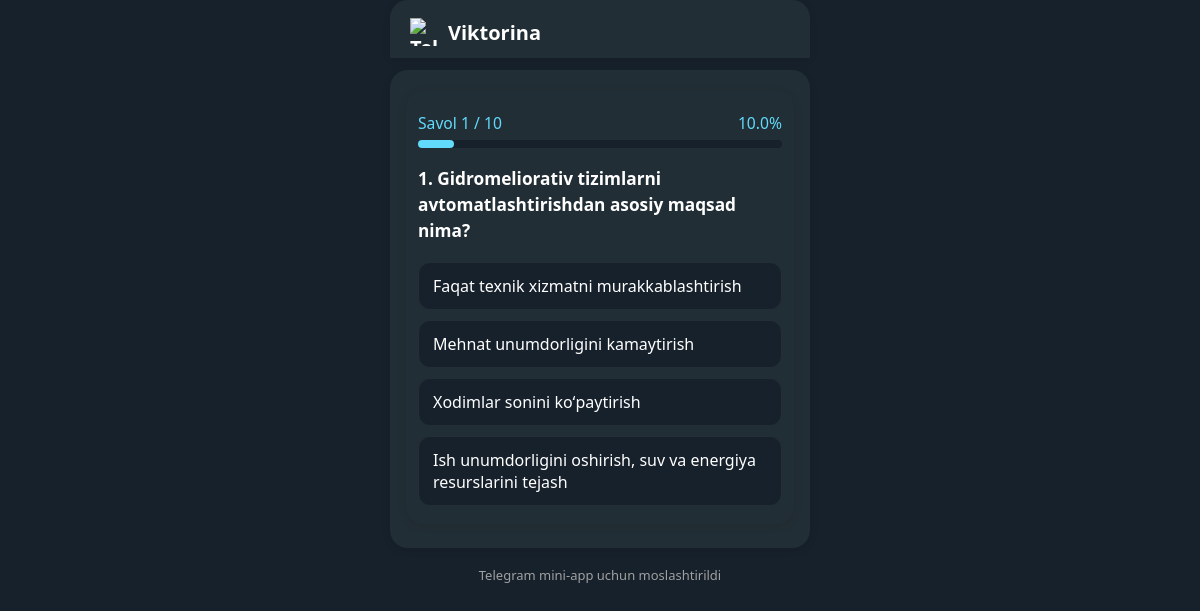
Before: /quiz/1/question/0/ with the older database file.
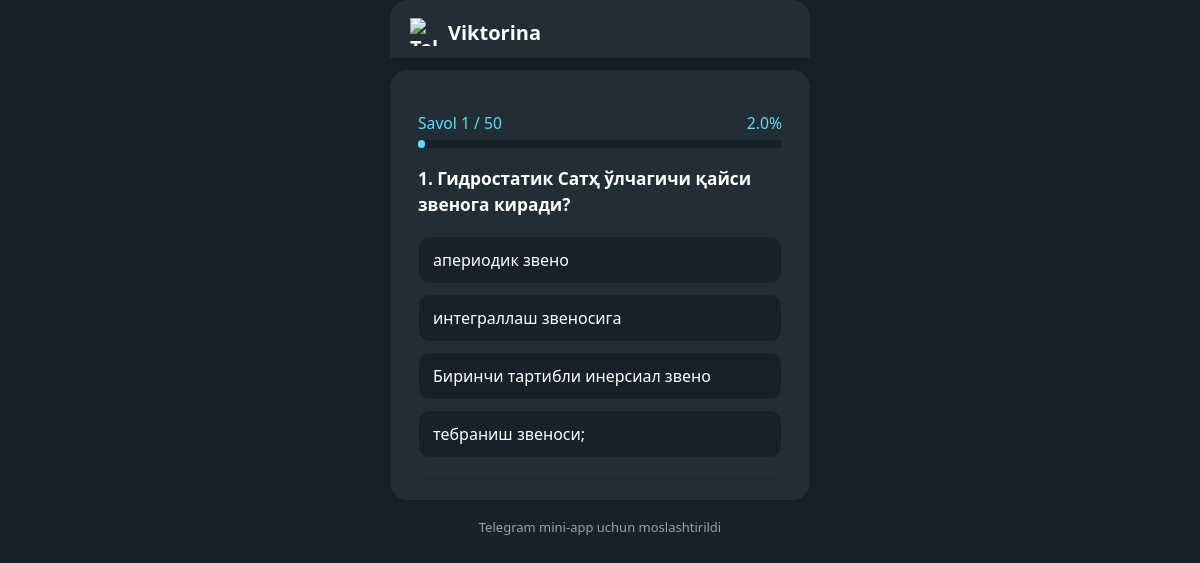
After: the same page with the newer database file.
### quiz/models.py (models this page shows, shortened)
class Question(models.Model):
    quiz = models.ForeignKey(Quiz, on_delete=models.CASCADE, related_name="questions")
    text = models.TextField()

class Answer(models.Model):
    question = models.ForeignKey(Question, on_delete=models.CASCADE, related_name="answers")
    text = models.CharField(max_length=500)
    is_correct = models.BooleanField(default=False)

### quiz/views.py (the view, shortened to what this page needs)
# urls.py: path("<int:quiz_id>/question/<int:question_index>/", views.quiz_question, name="quiz_question"),
def quiz_question(request, quiz_id, question_index):
    quiz = get_object_or_404(Quiz, id=quiz_id)
    questions = list(quiz.questions.all())
    total = len(questions)
    if question_index >= total:
        return redirect("quiz:quiz_finish", quiz_id=quiz.id)
    question = questions[question_index]
    answers = list(question.answers.all())
    random.shuffle(answers)  # Variantlar tasodifiy tartibda aralashtiriladi
    answered = request.session.get("answered", {})
    feedback = None
    progress = round(((question_index + 1) / total) * 100, 2)
    return render(request, "quiz_question.html", {
        "quiz": quiz,
        "question": question,
        "answers": answers,  # Aralashtirilgan variantlar
        "index": question_index,
        "total": total,
        "feedback": feedback,
        "progress": progress,
    })

### templates/quiz_question.html (shortened to what this page needs)
{% extends "base.html" %}
{% block content %}
<div style="background: var(--tg-theme-secondary-bg-color, #222e35); border-radius: 18px; box-shadow: 0 2px 8px 0 rgba(0,0,0,0.10); max-width: 420px; margin: 0 auto; padding: 22px 12px 18px 12px;">
  <div style="margin-bottom: 18px;">
    <div style="display: flex; justify-content: space-between; margin-bottom: 6px; font-size: 0.98rem; font-weight: 500; color: var(--tg-theme-link-color, #61dafb);">
      <span> Savol {{ index|add:1 }} / {{ total }} </span>
      <span> {{ progress }}% </span>
    </div>
    <div style="width: 100%; background: var(--tg-theme-bg-color, #17212b); border-radius: 8px; height: 8px;">
      <div style="background: var(--tg-theme-link-color, #61dafb); height: 8px; border-radius: 8px; width: {{ progress }}%; transition: width 0.5s;"></div>
    </div>
  </div>
  <div style="font-size: 1.08rem; font-weight: 600; margin-bottom: 18px; color: var(--tg-theme-text-color, #fff); line-height: 1.5;">
    {{ index|add:1 }}. {{ question.text }}
  </div>
  <form method="post" id="quiz-form" style="display: flex; flex-direction: column; gap: 10px;">
    {% for answer in answers %}
      {% if feedback %}
        {% if feedback.selected_id and answer.id == feedback.selected_id and not feedback.is_correct %}
          <div style="padding: 12px 14px; border-radius: 12px; background: #ffeded; color: #d32f2f; border: 1.5px solid #d32f2f; font-weight: 500; display: flex; align-items: center; gap: 8px;">
            ❌ {{ answer.text }}
            <span style="font-size: 0.85rem; color: #b0b0b0; margin-left: 6px;">(tanlagan javobingiz)</span>
          </div>
        {% elif answer.id == feedback.correct_id %}
          <div style="padding: 12px 14px; border-radius: 12px; background: #e6f9ed; color: #388e3c; border: 1.5px solid #388e3c; font-weight: 500; display: flex; align-items: center; gap: 8px;">
            ✅ {{ answer.text }}
            {% if feedback.selected_id == answer.id %}
              <span style="font-size: 0.85rem; color: #b0b0b0; margin-left: 6px;">(tanlagan javobingiz)</span>
            {% endif %}
          </div>
        {% else %}
          <div style="padding: 12px 14px; border-radius: 12px; background: var(--tg-theme-bg-color, #17212b); color: var(--tg-theme-hint-color, #a0a0a0); border: 1.5px solid #232e36; font-weight: 500;">{{ answer.text }}</div>
        {% endif %}
      {% else %}
        <label style="display: block; padding: 12px 14px; border-radius: 12px; background: var(--tg-theme-bg-color, #17212b); color: var(--tg-theme-text-color, #fff); border: 1.5px solid #232e36; font-weight: 500; cursor: pointer; transition: background 0.2s, border 0.2s; margin-bottom: 0;">
          <span style="font-size: 1rem;">{{ answer.text }}</span>
        </label>
      {% endif %}
    {% endfor %}
  </form>
</div>
{% endblock %}

Changed rows visible on the page:
changed Question: text "Gidromeliorativ tizimlarni avtomatlashtirishdan asosiy maqsad nima?" → "Гидростатик Сатҳ ўлчагичи қайси звенога киради?"
changed Answer: text "Faqat texnik xizmatni murakkablashtirish" → "апериодик звено"
changed Answer: text "Mehnat unumdorligini kamaytirish" → "интеграллаш звеносига"
changed Answer: text "Xodimlar sonini koʻpaytirish" → "Биринчи тартибли инерсиал звено"
changed Answer: text "Ish unumdorligini oshirish, suv va energiya resurslarini tejash" → "тебраниш звеноси;"
Other visible differences:
{{ total }}: "10" → "50"
{{ progress }}: "10.0" → "2.0"
{{ progress }}: 10.0 → 2.0 (drawn)
